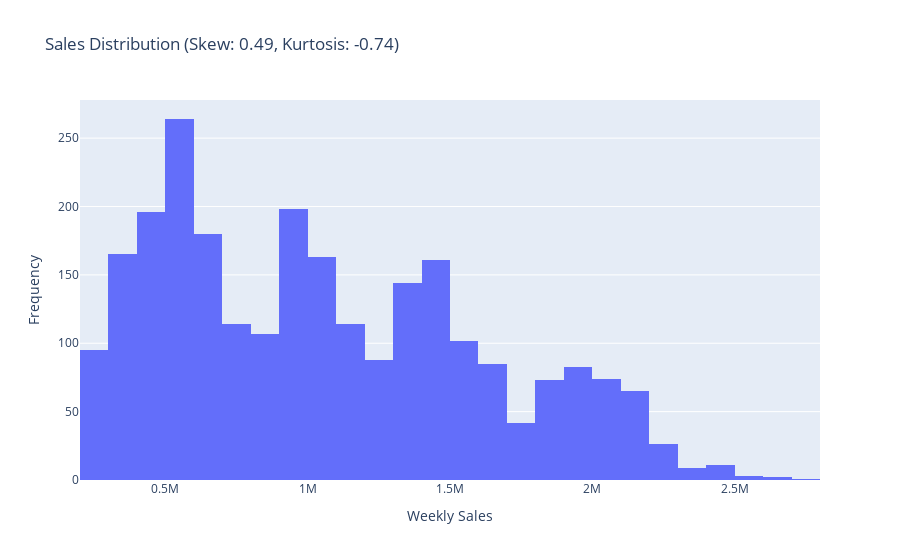

Notebook cell for this chart:
### Code cell
import plotly.graph_objects as go

fig_dist = go.Figure()
fig_dist.add_trace(go.Histogram(x=df['weekly_sales'], nbinsx=50, name='Sales'))
fig_dist.update_layout(
    title=f"Sales Distribution (Skew: {df['weekly_sales'].skew():.2f}, Kurtosis: {df['weekly_sales'].kurtosis():.2f})",
    xaxis_title="Weekly Sales",
    yaxis_title="Frequency"
)
fig_dist.show()

fig_dist.write_html("C:/Users/Saisa/Downloads/Walmart_Sales/outputs/weekly_sales_distribution.html")

### Figure 1 — Plotly figure (JSON) as saved in the notebook; plotly's stock layout.template omitted (floating-point values rounded to 4 significant figures; data arrays with more than 128 entries replaced by an {"elided": "..."} marker saying what was removed)
{"data": [{"name": "Sales", "nbinsx": 50, "type": "histogram", "x": {"elided": "2565 float values"}}], "layout": {"title": {"text": "Sales Distribution (Skew: 0.49, Kurtosis: -0.74)"}, "xaxis": {"title": {"text": "Weekly Sales"}}, "yaxis": {"title": {"text": "Frequency"}}}}
